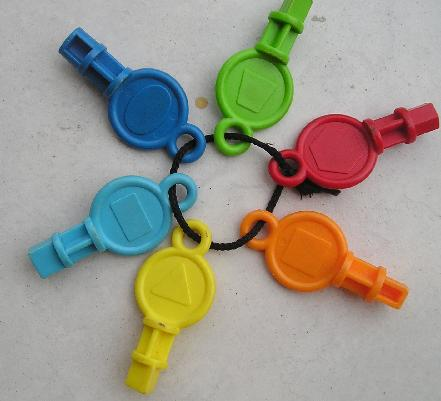
%> input picture PDI/Octave_code/Octave_Atividade_8/cores.jpg, 441 x 401 px
$ octave Suaviza_imagens_coloridas.m   (GNU Octave 9; MATLAB toolbox functions it lacks are replaced by stand-ins)
%> lines starting %> are read from the running program, lines starting %| are printed output that depends on the picture
### PDI/Octave_code/Octave_Atividade_8/suaviza.m
function im_out_media = suaviza(x)

[m,n] = size(x);

im1            = double(x);
im_out_media   = zeros(m,n);


for i = 2 : m - 1
   for j = 2 : n - 1
      aux = im1(i-1,j-1) + im1(i-1,j) + im1(i-1,j+1)...
     + im1(i,j-1) + im1(i,j) + im1(i,j+1)...
     + im1(i+1,j-1) + im1(i+1,j) + im1(i+1,j+1);
     im_out_media(i,j) = aux / 9;
     end
end

%im_out_media = uint8(im_out_media);

### PDI/Octave_code/Octave_Atividade_8/Suaviza_imagens_coloridas.m
clear all
close all
clc

x = imread('cores.jpg');
%> x is the input picture: size 401x441x3 uint8; mean R, G, B 156, 153.2, 140
figure,imshow(x);
R = x(:,:,1);
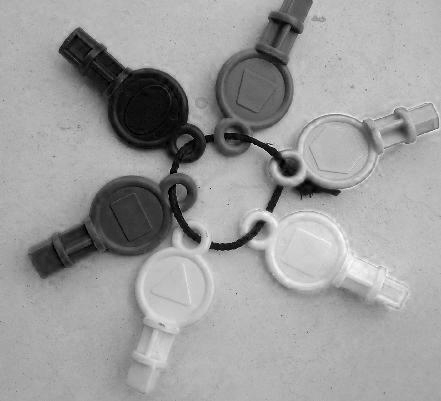
%> R: size 401x441 uint8; min 0, max 254, mean 156
G = x(:,:,2);
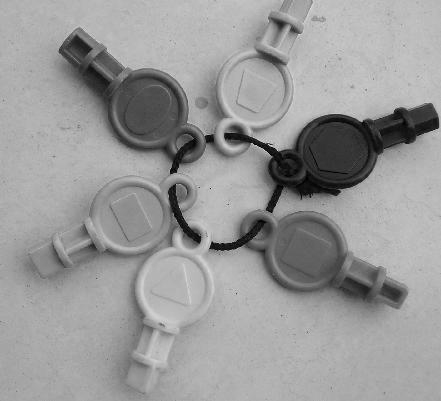
%> G: size 401x441 uint8; min 0, max 226, mean 153.2
B = x(:,:,3);
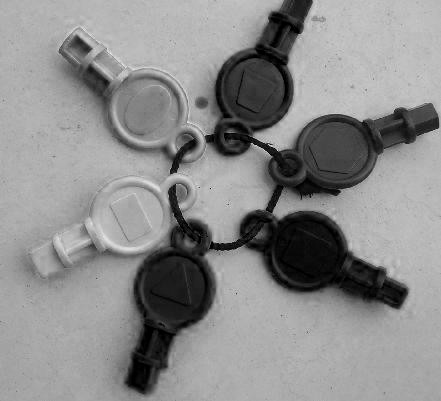
%> B: size 401x441 uint8; min 0, max 236, mean 140

Rs = suaviza(R);
Gs = suaviza(G);
Bs = suaviza(B);

RGBs = cat(3,Rs,Gs,Bs);
figure, imshow(RGBs);
%> after `imshow(RGBs)`:
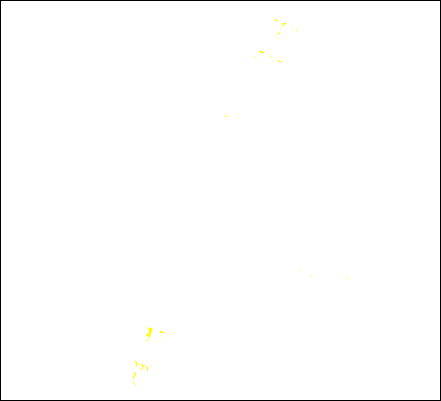
%> displayed picture: size 401x441x3, on the screen's scale of 0 to 255; mean R, G, B 252.6, 252.6, 252.4

$ run again, with PDI/Octave_code/Octave_Atividade_8/coloredChips.png saved as PDI/Octave_code/Octave_Atividade_8/cores.jpg
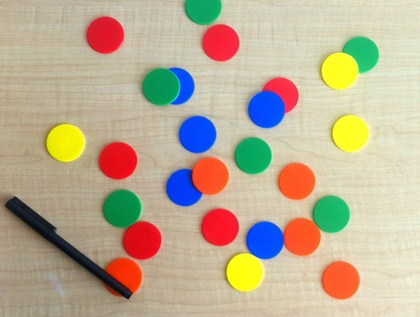
%> input picture PDI/Octave_code/Octave_Atividade_8/coloredChips.png, 420 x 317 px, shrunk from 518 x 391 before the run
%> x is the input picture: size 317x420x3 uint8; mean R, G, B 188.3, 173.3, 148
%> `B = x(:,:,3);`:
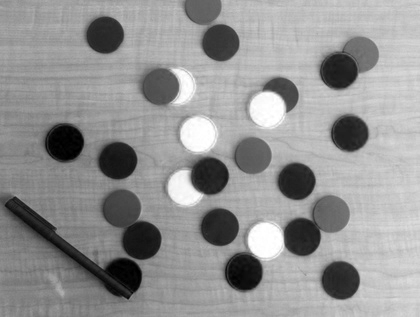
%> B: size 317x420 uint8; min 0, max 255, mean 148
%> `imshow(RGBs)`:
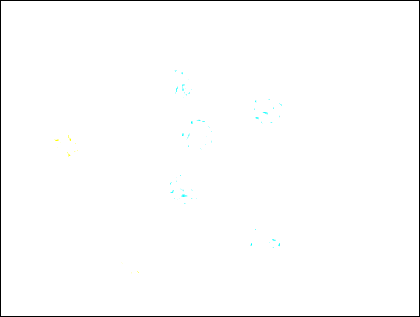
%> displayed picture: size 317x420x3, on the screen's scale of 0 to 255; mean R, G, B 252, 252.2, 252.2
